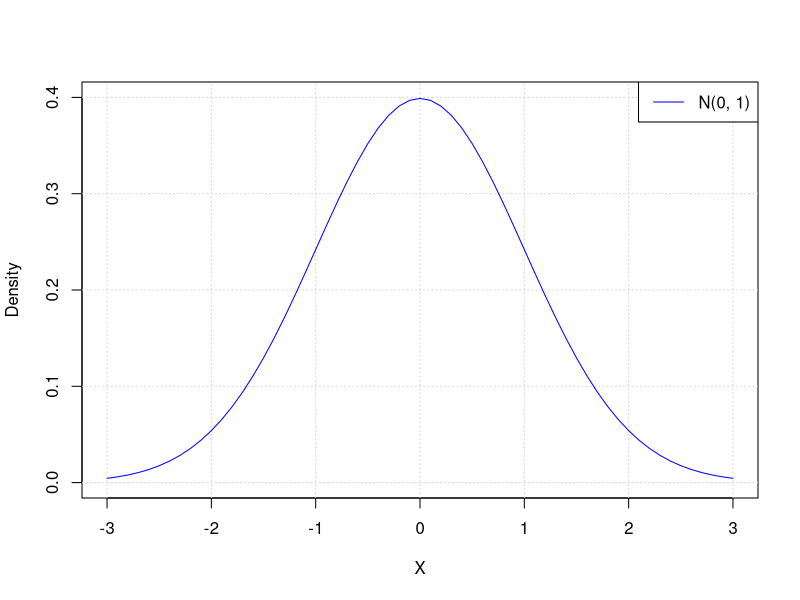

Source code (R):
setEPS()
postscript("Figure_1.eps", width = 8, height = 5)

theta <- seq(-3, 3, .1)

plot(
  0, 0,
  type = "n",
  xlim = c(-3, 3),
  ylim = c(0, .4),
  xlab = "X",
  ylab = "Density"
)

grid()
lines(theta, dnorm(theta), col = "blue")

legend(
  "topright",
  legend = "N(0, 1)",
  lty = 1,
  col = "blue"
)

dev.off()